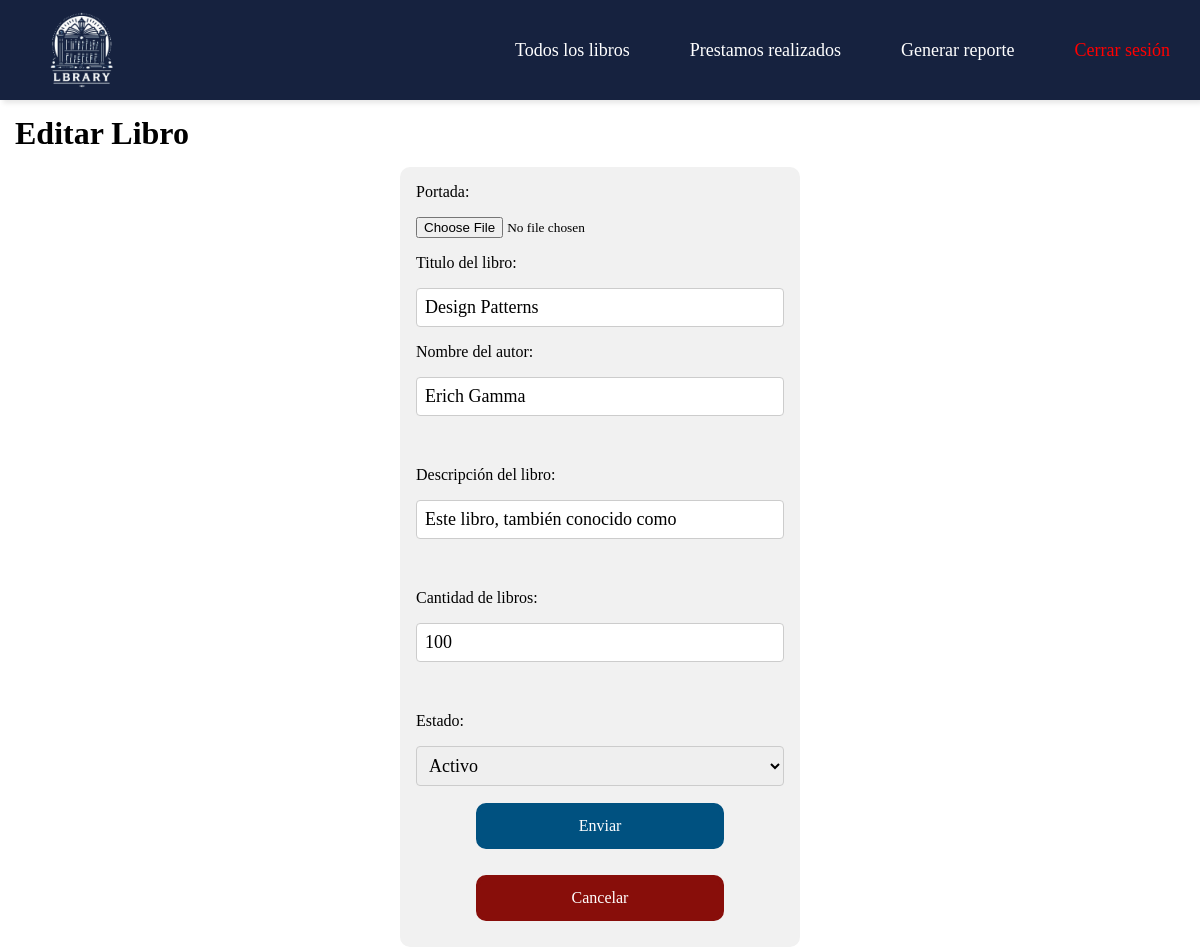
/paginas/editarLibro/6 (signed in), run on the app's committed database.
### tables this page shows
CREATE TABLE `libros` (
  `id` int(11) NOT NULL,
  `portada` blob NOT NULL,
  `titulo` varchar(50) NOT NULL,
  `autor` varchar(50) NOT NULL,
  `descripcion` varchar(500) NOT NULL,
  `cantidad` int(11) NOT NULL,
  `estado` varchar(10) NOT NULL
);

### app/core/Core.php (called while the page is built, shortened)
<?php
    class Core{
        protected $metodoActual = 'index';
        public function __construct(){
            $url = $this->getUrl();
            if (!empty($url) && file_exists('../app/controladores/' . ucwords($url[0]) . '.php')){
                unset($url[0]);
            }
            $this->controladorActual = new $this->controladorActual;
            if (isset($url[1])){
                if (method_exists($this->controladorActual, $url[1])) {
                    $this->metodoActual = $url[1];
                    unset($url[1]);
                }
            }
            $this->parametros = $url ? array_values($url) : [];
            call_user_func_array([$this->controladorActual, $this->metodoActual], $this->parametros);
        }
        public function getUrl(){
            if (isset($_GET['url'])){
                $url = rtrim($_GET['url'], '/');
                $url = filter_var($url, FILTER_SANITIZE_URL);
                $url = explode('/', $url);
                return $url;
            }
        }
    }
?>

### public/index.php (called while the page is built, shortened)
<?php
    $iniciar = new Core;
?>

### app/core/Database.php (called while the page is built, shortened)
<?php
    class Database{
        private $host = DB_HOST;
        private $user = DB_USER;
        private $password = DB_PASSWORD;
        private $namebd = DB_NAME;
        private $dbh;
        private $stmt;
        public function __construct(){
            $dsn = 'mysql:host=' . $this->host . ';dbname=' . $this->namebd;
            $options = array(
                PDO::ATTR_PERSISTENT => true,
                PDO::ATTR_ERRMODE => PDO::ERRMODE_EXCEPTION
            );
            try {
                $this->dbh = new PDO($dsn, $this->user, $this->password, $options);
                $this->dbh->exec('set names utf8');
            } catch (PDOException $e) {
                $this->error = $e->getMessage();
            }
        }
        public function query($sql){
            $this->stmt = $this->dbh->prepare($sql);
        }
        public function bind($parametro, $valor, $tipo = null){
            if (is_null($tipo)){
                switch (true) {
                    default:
                        $tipo = PDO::PARAM_STR;
                    break;
                }
            }
            $this->stmt->bindValue($parametro, $valor, $tipo);
        }
        public function execute(){
            return $this->stmt->execute();
        }
        public function registros(){
            $this->execute();
            return $this->stmt->fetchAll(PDO::FETCH_OBJ);
        }
    }
?>

### app/modelos/Libro.php (called while the page is built, shortened)
<?php
    class Libro{
        private $db;
        public function __construct(){
            $this->db = new Database;
        }
        public function obtenerLibroId($id){
            $this->db->query("SELECT * from libros WHERE id = :id");
            $this->db->bind(':id', $id);
            $fila = $this->db->registros();
            return $fila;
        }
    }
?>

### app/vistas/paginas/editarLibro.php (the view, shortened to what this page needs)
<!DOCTYPE html>
<html lang="en">
<head>
    <link rel="stylesheet" type="text/css" href="<?php echo RUTA_URL; ?>/css/agregar.css">
</head>
<body>
    <?php require RUTA_APP . '/vistas/inc/header.php'; ?>
    <div>
        <h1 style="padding: 15px;">Editar Libro</h1>
        <form action="<?php echo RUTA_URL?>/paginas/editarLibro/<?php echo $datos['id']; ?>" method="POST" class="formulario" id="edicionLibro" enctype="multipart/form-data">
            <label for="portada">Portada: </label>
            <input type="file" name="imageUpload" id="imageUpload" accept="image/*" value="<?php echo base64_encode($datos['portada']);  ?>">
            <label for="titulo">Titulo del libro: </label>
            <input type="text" name="titulo" require value="<?php echo $datos['titulo'];  ?>">
            <label for="autor">Nombre del autor: </label>
            <input type="text" name="autor" require value="<?php echo $datos['autor'];  ?>"><br>
            <label for="descripcion">Descripción del libro: </label>
            <input type="text" name="descripcion" require value="<?php echo $datos['descripcion'];  ?>"><br>
            <label for="cantidad">Cantidad de libros: </label>
            <input type="number" name="cantidad" require value="<?php echo $datos['cantidad'];  ?>"><br>
            <label for="estado">Estado: </label>
            <select name="estado" class="estado">
                <option value="Activo" selected>Activo</option>
            </select>
            <input type="submit" value="Enviar" class="boton-enivar" name="enviar">
            <a href="<?php echo RUTA_URL ?>/paginas/libros">Cancelar</a>
        </form>
    </div>
</body>
</html>

### public/css/agregar.css (style rules this page uses)
h1 { margin: auto; padding: 20px; }
.formulario { display: grid; grid-template-columns: 1fr; gap: 1rem; max-width: 400px; margin: 0 auto; padding: 1rem; background-color: #f1f1f1; border-radius: 10px; }
.formulario input[type="text"], .formulario input[type="number"], .formulario input[type="date"], .formulario select { width: 100%; padding: 8px; border: 1px solid #ccc; border-radius: 4px; font-size: large; }
.formulario input[name="descripcion"] { height: auto; }
.formulario input[type="submit"] { border-radius: 10px; background-color: rgb(0, 81, 128); color: #ffffff; padding: 10px 20px; font-size: 16px; border: none; cursor: pointer; float: right; margin: .5px 60px; margin-bottom: 10px; border: 4px solid rgb(0, 81, 128); transition: background-color .1s, color .1s; }
.formulario .estado { width: 100%; padding: 8px; border: 1px solid #ccc; border-radius: 4px; }
.formulario a { border-radius: 10px; background-color: rgb(136, 14, 10); color: #ffffff; padding: 10px 20px; font-size: 16px; border: none; cursor: pointer; float: right; margin: .5px 60px; margin-bottom: 10px; border: 4px solid rgb(136, 14, 10); transition: background-color .1s, color .1s; text-align: center; text-decoration: none; }

### public/css/header.css (style rules this page uses)
* { box-sizing: border-box; font-family: 'Goudy Old Style'; margin: 0; padding: 0; }

### data on the page
libros: titulo "Design Patterns", autor "Erich Gamma", descripcion "Este libro, también conocido como", cantidad "100"
